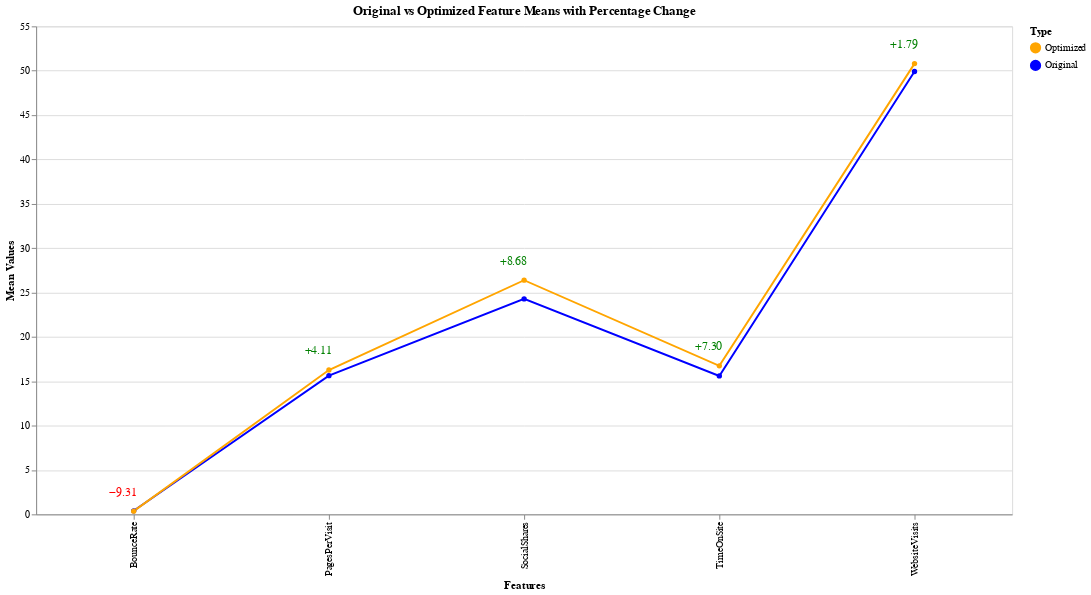

The notebook cell saved with this chart:
### Markdown cell above
### Grafici algortimo adspend bloccato

### Code cell
import pandas as pd
import altair as alt

# Dati originali e ottimizzati
features = ['TimeOnSite', 'PagesPerVisit', 'WebsiteVisits', 'SocialShares', 'BounceRate']
original_means = [15.60, 15.63, 49.91, 24.28, 0.40]
optimized_means = [16.74, 16.27, 50.80, 26.39, 0.36]
percentage_changes = [7.30, 4.11, 1.79, 8.68, -9.31]

# Creiamo un DataFrame per Altair
data = {
    'Feature': features + features,
    'Value': original_means + optimized_means,
    'Type': ['Original'] * len(features) + ['Optimized'] * len(features),
    'Percentage Change': percentage_changes + percentage_changes
}
df_medie = pd.DataFrame(data)

# Colori per il gradiente basato sulla percentuale di cambiamento
color_gradient = alt.Color('Percentage Change:Q', 
                           scale=alt.Scale(domain=[-10, 10], 
                                           range=['red', 'green']), 
                           legend=alt.Legend(title="Percentage Change"))

# Grafico con punti e linee
line_chart = alt.Chart(df_medie).mark_line(point=True).encode(
    x=alt.X('Feature:N', title='Features'),
    y=alt.Y('Value:Q', title='Mean Values'),
    color=alt.Color('Type:N', scale=alt.Scale(range=['orange', 'blue'])),
    tooltip=['Feature', 'Value', 'Type']
).properties(
    title="Original vs Optimized Feature Means with Percentage Change",
    width=1000,
    height=500
)

# Aggiungi etichette con la variazione percentuale sui punti ottimizzati
text_labels = alt.Chart(df_medie[df_medie['Type'] == 'Optimized']).mark_text(
    align='left',
    baseline='middle',
    dx=-25,  # Spostamento orizzontale per evitare sovrapposizione con i punti
    dy=-20,  # Spostamento verticale per evitare sovrapposizione con le linee
    fontSize=12
).encode(
    x=alt.X('Feature:N'),
    y=alt.Y('Value:Q'),
    text=alt.Text('Percentage Change:Q', format='+.2f'),  # Visualizza la variazione percentuale
    color=alt.condition(
        alt.datum['Percentage Change'] > 0, alt.value('green'), alt.value('red')  # Verde per aumenti, rosso per diminuzioni
    )
)

# Combina il grafico con i punti, le linee e le etichette
final_chart = line_chart + text_labels

# Mostra il grafico interattivo
final_chart.interactive()

### Figure 1 — Vega-Lite specification as saved in the notebook (floating-point values rounded to 4 significant figures)
{"config": {"view": {"continuousWidth": 300, "continuousHeight": 300}}, "layer": [{"data": {"name": "data-9713346327ac7365490a2b02df3bb481"}, "mark": {"type": "line", "point": true}, "encoding": {"color": {"field": "Type", "scale": {"range": ["orange", "blue"]}, "type": "nominal"}, "tooltip": [{"field": "Feature", "type": "nominal"}, {"field": "Value", "type": "quantitative"}, {"field": "Type", "type": "nominal"}], "x": {"field": "Feature", "title": "Features", "type": "nominal"}, "y": {"field": "Value", "title": "Mean Values", "type": "quantitative"}}, "name": "view_31", "title": "Original vs Optimized Feature Means with Percentage Change"}, {"data": {"name": "data-ea2f798431a15dd67770ebd3d8145126"}, "mark": {"type": "text", "align": "left", "baseline": "middle", "dx": -25, "dy": -20, "fontSize": 12}, "encoding": {"color": {"condition": {"test": "(datum['Percentage Change'] > 0)", "value": "green"}, "value": "red"}, "text": {"field": "Percentage Change", "format": "+.2f", "type": "quantitative"}, "x": {"field": "Feature", "type": "nominal"}, "y": {"field": "Value", "type": "quantitative"}}}], "height": 500, "params": [{"name": "param_35", "select": {"type": "interval", "encodings": ["x", "y"]}, "bind": "scales", "views": ["view_31"]}], "width": 1000, "$schema": "https://vega.github.io/schema/vega-lite/v5.17.0.json", "datasets": {"data-9713346327ac7365490a2b02df3bb481": [{"Feature": "TimeOnSite", "Value": 15.6, "Type": "Original", "Percentage Change": 7.3}, {"Feature": "PagesPerVisit", "Value": 15.63, "Type": "Original", "Percentage Change": 4.11}, {"Feature": "WebsiteVisits", "Value": 49.91, "Type": "Original", "Percentage Change": 1.79}, {"Feature": "SocialShares", "Value": 24.28, "Type": "Original", "Percentage Change": 8.68}, {"Feature": "BounceRate", "Value": 0.4, "Type": "Original", "Percentage Change": -9.31}, {"Feature": "TimeOnSite", "Value": 16.74, "Type": "Optimized", "Percentage Change": 7.3}, {"Feature": "PagesPerVisit", "Value": 16.27, "Type": "Optimized", "Percentage Change": 4.11}, {"Feature": "WebsiteVisits", "Value": 50.8, "Type": "Optimized", "Percentage Change": 1.79}, {"Feature": "SocialShares", "Value": 26.39, "Type": "Optimized", "Percentage Change": 8.68}, {"Feature": "BounceRate", "Value": 0.36, "Type": "Optimized", "Percentage Change": -9.31}], "data-ea2f798431a15dd67770ebd3d8145126": [{"Feature": "TimeOnSite", "Value": 16.74, "Type": "Optimized", "Percentage Change": 7.3}, {"Feature": "PagesPerVisit", "Value": 16.27, "Type": "Optimized", "Percentage Change": 4.11}, {"Feature": "WebsiteVisits", "Value": 50.8, "Type": "Optimized", "Percentage Change": 1.79}, {"Feature": "SocialShares", "Value": 26.39, "Type": "Optimized", "Percentage Change": 8.68}, {"Feature": "BounceRate", "Value": 0.36, "Type": "Optimized", "Percentage Change": -9.31}]}}
